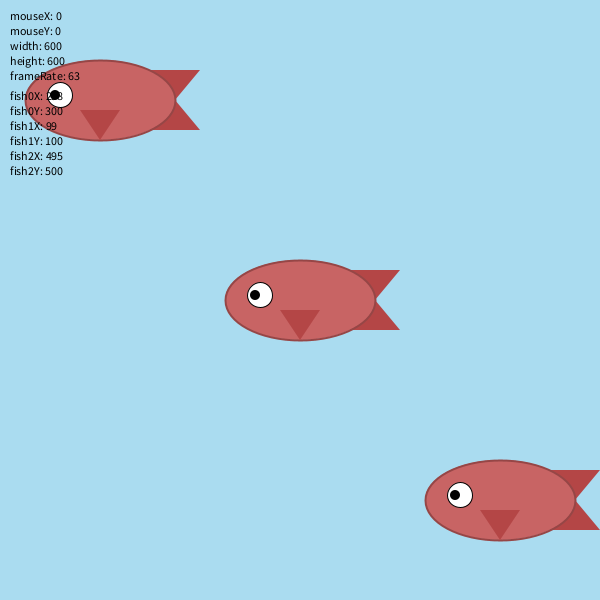
Frame 1 (no input)
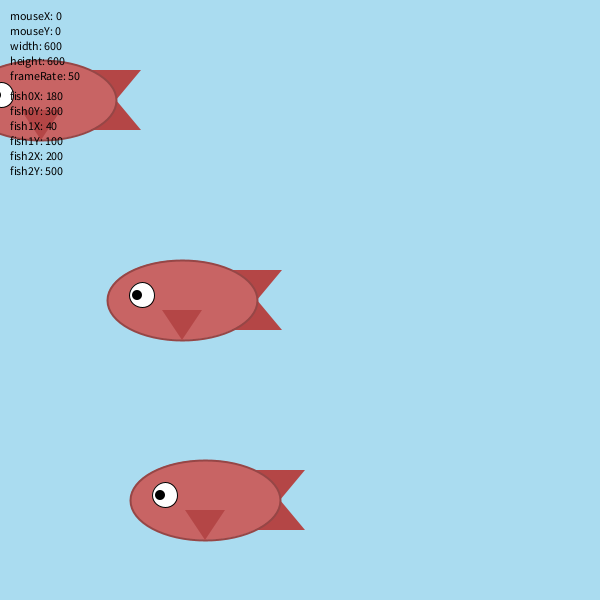
Frame 60 (the mouse pressed at the canvas centre just before this capture)
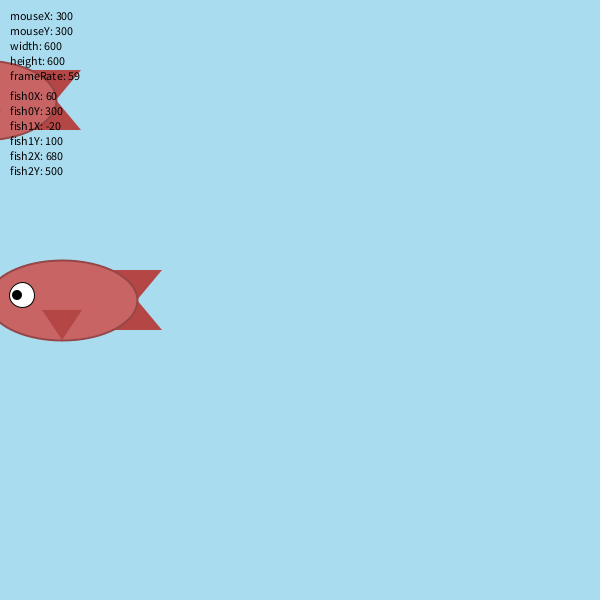
Frame 120 (the mouse held since frame 60 and released just before this capture)

The Processing sketch that drew these frames (run headless with seeded random() and noise(); from frame 60 on, the mouse is pressed at the canvas centre):

// Processing sketch: Day_7_Demo
// ── Day_7_Demo.pde
// Fish Demo - void functions

// --- CUSTOM VARIABLES ---
float fish0X;
float fish0Y;
float speed0 = 2;

float fish1X;
float fish1Y;
float speed1 = 1;

float fish2X;
float fish2Y;
float speed2 = 5;


void setup() {
  size(600, 600);

  // Initialize first fish
  fish0X = width / 2;   // Start in center horizontally
  fish0Y = height / 2;  // Start in center vertically

  // Initialize second fish
  fish1X = 100;   // Start in center horizontally
  fish1Y = 100;  // Start in center vertically

  // Initialize third fish
  fish2X = 500;   // Start in center horizontally
  fish2Y = 500;  // Start in center vertically
}

void draw() {
  background(170, 220, 240);


  // --- DRAW THE FISH using variables ---
  drawFish(fish0X, fish0Y);
  drawFish(fish1X, fish1Y);
  drawFish(fish2X, fish2Y);

  // --- MOVE THE FISH using a function ---
  fish0X = updateXPos(fish0X, speed0);
  fish1X = updateXPos(fish1X, speed1);
  fish2X = updateXPos(fish2X, speed2);



  // --- DISPLAY BUILT-IN VARIABLES ---
  displayInfo();
}



// Function to draw fish
void drawFish(float x, float y) {
  // --- TAIL FIN ---
  fill(180, 70, 70);
  noStroke();
  triangle(x + 100, y - 30,
    x + 50, y - 30,
    x + 50, y + 30);

  triangle(x + 100, y + 30,
    x + 50, y - 30,
    x + 50, y + 30);

  // --- FISH BODY ---
  fill(200, 100, 100);
  stroke(150, 70, 70);
  strokeWeight(2);
  ellipse(x, y, 150, 80);

  // --- SIDE FIN ---
  fill(180, 70, 70);
  noStroke();
  triangle(x, y + 40,
    x - 20, y + 10,
    x + 20, y + 10);

  // --- EYE ---
  fill(255);
  stroke(0);
  strokeWeight(1);
  ellipse(x - 40, y - 5, 25, 25);

  fill(0);
  noStroke();
  ellipse(x - 45, y - 5, 10, 10);
}

float updateXPos(float x, float speed){
  x -= speed;      // Move left
  if (x < -75) {          // If fish goes off left edge
    x = width + 100;       // Wrap to right side
  }
  return x;
}

// Function to display variable information
void displayInfo() {
  fill(0);
  textSize(12);
  textAlign(LEFT);

  // Show built-in variables
  text("mouseX: " + mouseX, 10, 20);
  text("mouseY: " + mouseY, 10, 35);
  text("width: " + width, 10, 50);
  text("height: " + height, 10, 65);
  text("frameRate: " + int(frameRate), 10, 80);

  // Show our custom variables
  text("fish0X: " + int(fish0X), 10, 100);
  text("fish0Y: " + int(fish0Y), 10, 115);
  
  text("fish1X: " + int(fish1X), 10, 130);
  text("fish1Y: " + int(fish1Y), 10, 145);
  
  text("fish2X: " + int(fish2X), 10, 160);
  text("fish2Y: " + int(fish2Y), 10, 175);
}
